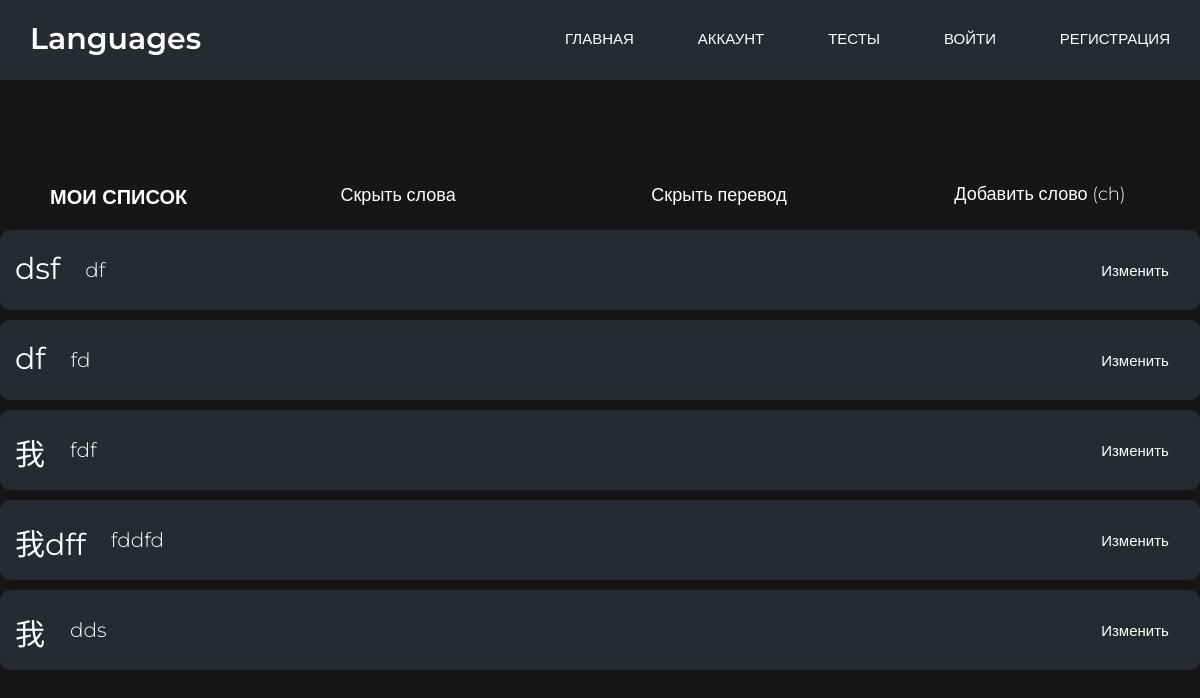
The app's page /chCards, older data.
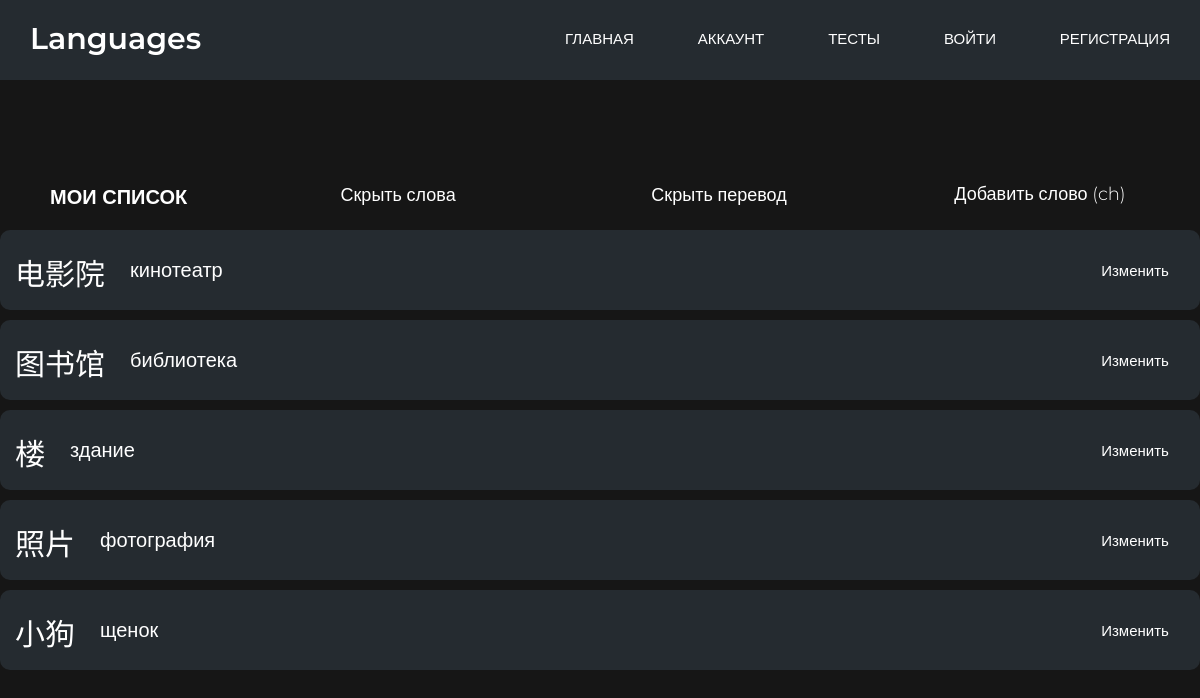
The same page, newer data.
### main/models.py (models this page shows, shortened)
class Card(models.Model):
    word = models.CharField('Слово', max_length=20)
    description = models.TextField('Перевод', max_length=70)

### main/views.py (the view)
# urls.py: path('chCards', views.chCards),
def chCards(reguest):
    cards = Card.objects.order_by('-id')
    return render(reguest, 'main/chCards.html', {'cards': cards})

### main/templates/main/chCards.html (shortened to what this page needs)
{% extends 'main/base.html' %}
{% block link %}
{% load static %}
<link rel="stylesheet" href="{% static 'main/css/cards.css' %}">
{% endblock %}
{% block content %}
<div class="wrapper">
    <div class="title">
        <h4 class="myWords">МОИ СПИСОК</h4>
        <div class="wordBtn">
            <button class="wordBtnFirst" id="wordBtnFirst">
                <h4 class="hideWord">Скрыть слова</h4>
            </button>
        </div>
        <div class="descriptionBtn">
            <button class="descriptionBtnSecond" id="descriptionBtnSecond">
                <h4 class="hideDescription">Скрыть перевод</h4>
            </button>
        </div>
        <div class="createNewCard">
            <a class="createNewCardLink" href="/createChCard"><h4 class="textCreate">Добавить слово (ch)</h4></a>
        </div>
    </div>
    {% if cards %}
    {% for el in cards %}
    <div class="card">
        <div class="cardWrapper">
            <div class="cardWrapperAll">
                <p class="word" id="word">
                    {{ el.word }}
                </p>
                <p class="description" id="description">
                    {{ el.description }}
                </p>
            </div>
            <div class="deleteWord">
                <button class="deleteWordBtn">Изменить</button>
            </div>
        </div>
    </div>
    {% endfor %}
    {% else %}
    <div class="noCards">
        <p class="noCardsText">Тут пусто</p>
    </div>
    {% endif %}
</div>
{% endblock %}

### main/templates/main/base.html (shortened to what this page needs)
<!DOCTYPE html>
<html lang="en">
<head>
    {% block link %}{% endblock %}
</head>
<body>
<header class="header">
    <div class="contanier">
        <div class="header__inner">
            <div class="name">Languages</div>
            <nav class="nav">
                <a class="nav__link" href="/">Главная</a>
                <a class="nav__link" href="#">Аккаунт</a>
                <a class="nav__link" href="/pickTest">Тесты</a>
                <a class="nav__link" href="#">Войти</a>
                <a class="nav__link" href="#">Регистрация</a>
            </nav>
        </div>
    </div>
</header>
{% block content %}{% endblock %}
</body>
</html>

### main/static/main/css/cards.css (style rules this page uses)
html { font-family: 'Montserrat', sans-serif; }
body { background: rgb(22, 22, 22); font-family: 'Montserrat', sans-serif; font-size: 15px; margin: 0; }
h1, h2, h3, h4, h5, h6 { margin: 0; color: white; }
.header { position: absolute; width: 100%; height: 60px; top: 0; left: 0; right: 0; z-index: 1400; background-color: rgb(37, 43, 48); padding-top: 20px; }
.contanier { width: 100%; max-width: 1400px; margin: 0 auto; }
.header__inner { display: flex; justify-content: space-between; align-items: center; }
.name { font-size: 30px; font-weight: 600; color: white; margin-left: 30px; }
.nav { font-size: 15px; text-transform: uppercase; }
.nav__link { display: inline-block; margin:0 30px; color: white; text-decoration: none; transition: color .2s linear; }
.wrapper { margin: auto; margin-top: 160px; }
.cardWrapper { display: flex; flex-direction: row; justify-content: space-between; padding-top: 5px; }
.cardWrapperAll { display: flex; flex-direction: row; }
.title { display: flex; justify-content: space-between; margin: auto; height: 20px; width: 1100px; margin-bottom:30px; border-radius: 10px; color: white; padding-top: 10px; padding-bottom: 10px; text-align: center; font-size: 20px; font-weight: 600; }
.card { margin: auto; margin-bottom: 10px; border-radius: 10px; width: 1200px; color: white; height: 80px; background-color: rgb(37, 43, 48); }
.word { margin: auto; font-size: 30px; font-weight: 400; margin-left: 15px; margin-right: 10px; margin-top: 15px; font-family: 'Montserrat', sans-serif; }
.description { font-size: 20px; font-weight: 300; margin-left: 15px; margin-top: 23px; margin-bottom: 5px; font-family: 'Montserrat', sans-serif; }
.createNewCardLink { display: inline-block; height: 50px; text-decoration: none; color: white; width: 220px; }
.textCreate { margin-top: 13px; font-weight: 300; font-size: 18px; }
.myWords { margin-top: 15px; }
.deleteWord { display: flex; justify-content: end; align-items: center; text-decoration: none; margin-left: 1px; margin-right: 15px; margin-top: 10px; }
.deleteWordBtn { height: 50px; width: 100px; background-color: rgb(37, 43, 48); border: none; font-size: 15px; color: white; cursor: pointer; font-family: 'Montserrat', sans-serif; }
.wordBtnFirst { border: none; color: white; background-color: rgb(22, 22, 22); cursor: pointer; width: 220px; height: 50px; font-size: 18px; font-weight: 300; font-family: 'Montserrat', sans-serif; }
.hideWord { font-size: 18px; font-weight: 300; font-family: 'Montserrat', sans-serif; }
.descriptionBtnSecond { border: none; color: white; background-color: rgb(22, 22, 22); cursor: pointer; width: 220px; height: 50px; font-size: 18px; font-weight: 300; font-family: 'Montserrat', sans-serif; }
.hideDescription { font-size: 18px; font-weight: 300; font-family: 'Montserrat', sans-serif; }

Row changes from the older to the newer data that the page shows:
removed Card: word "dsf", description "df"
removed Card: word "df", description "fd"
removed Card: word "我", description "fdf"
removed Card: word "我dff", description "fddfd"
removed Card: word "我", description "dds"
added Card: word "电影院", description "кинотеатр"
added Card: word "图书馆", description "библиотека"
added Card: word "楼", description "здание"
added Card: word "照片", description "фотография"
added Card: word "小狗", description "щенок"
